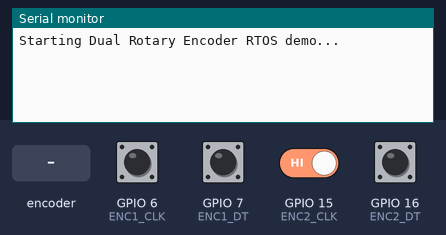
This sketch was run on a simulated ESP32-S3. Shown: the last lines printed to the serial monitor. Inputs (shaded band) come from the test bench; at power-on: GPIO 6 (ENC1_CLK), GPIO 7 (ENC1_DT), GPIO 15 (ENC2_CLK), GPIO 16 (ENC2_DT) HIGH.

Above: at 2.2 s.
2.3 s: rotary encoder on GPIO 6 (ENC1_CLK) / GPIO 7 (ENC1_DT) turned 1 step (first pin leading)
At 3.3 s:
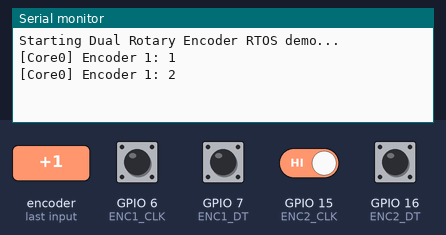
4.0 s: GPIO 15 (ENC2_CLK) driven LOW
At 5.2 s:
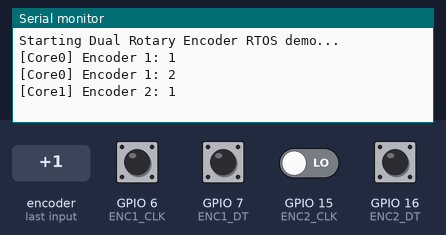
5.5 s: rotary encoder on GPIO 6 (ENC1_CLK) / GPIO 7 (ENC1_DT) turned 1 step (first pin leading)
At 6.8 s:
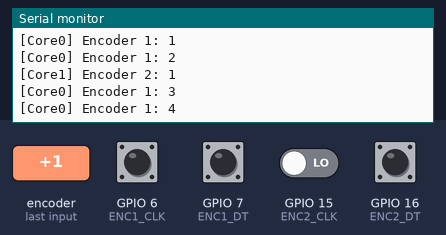
7.2 s: GPIO 15 (ENC2_CLK) driven HIGH
At 7.6 s:
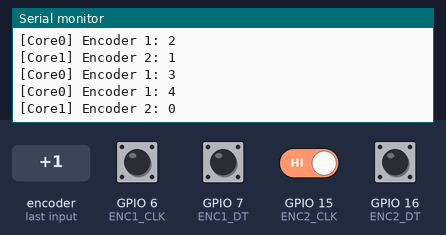
Timing chart, 0 to 9.7 s (numbered marks = the images above; inputs shaded):
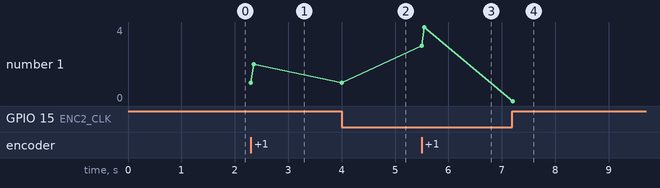

Measured:
- after the input at 2.3 s, the serial monitor: prints a new line at once (image 1)
- after the input at 4.0 s, the serial monitor: prints a new line at once (image 2)
- after the input at 5.5 s, the serial monitor: prints a new line at once (image 3)
- after the input at 7.2 s, the serial monitor: prints a new line at once (image 4)
- plotted number 1: 1 → 4 after the input at 5.5 s

The sketch:

program.ino
```cpp
#include <Arduino.h>

#define ENC1_CLK 6
#define ENC1_DT  7

#define ENC2_CLK 15
#define ENC2_DT  16

volatile int encoder1Pos = 0;
volatile int encoder2Pos = 0;

int lastState1;
int lastState2;

TaskHandle_t taskEnc1;
TaskHandle_t taskEnc2;

void encoder1Task(void *param) {
  pinMode(ENC1_CLK, INPUT);
  pinMode(ENC1_DT, INPUT);
  lastState1 = digitalRead(ENC1_CLK);

  for (;;) {
    int currentState = digitalRead(ENC1_CLK);
    if (currentState != lastState1) {
      if (digitalRead(ENC1_DT) != currentState) encoder1Pos++;
      else encoder1Pos--;
      Serial.printf("[Core0] Encoder 1: %d\n", encoder1Pos);
      lastState1 = currentState;
    }
    vTaskDelay(2);
  }
}

void encoder2Task(void *param) {
  pinMode(ENC2_CLK, INPUT);
  pinMode(ENC2_DT, INPUT);
  lastState2 = digitalRead(ENC2_CLK);

  for (;;) {
    int currentState = digitalRead(ENC2_CLK);
    if (currentState != lastState2) {
      if (digitalRead(ENC2_DT) != currentState) encoder2Pos++;
      else encoder2Pos--;
      Serial.printf("[Core1] Encoder 2: %d\n", encoder2Pos);
      lastState2 = currentState;
    }
    vTaskDelay(2);
  }
}

void setup() {
  Serial.begin(115200);
  delay(1000);
  Serial.println("Starting Dual Rotary Encoder RTOS demo...");


  xTaskCreatePinnedToCore(encoder1Task, "Encoder1Task", 4096, NULL, 1, &taskEnc1, 0);
  xTaskCreatePinnedToCore(encoder2Task, "Encoder2Task", 4096, NULL, 1, &taskEnc2, 1);
}

void loop() {

}
```
